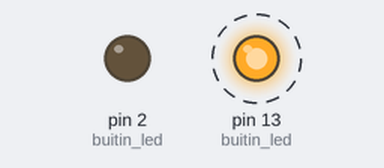
Simulated run of this program. Board: MicroPython board. Shown: output pins drawn as LEDs (lit = HIGH). Dashed ring = blinking.

Above: at 1.2 s.
Timing chart, 0 to 3.7 s (numbered marks = the images above):
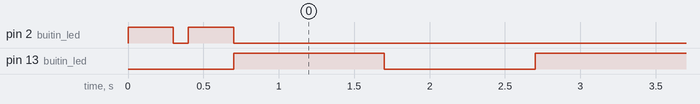

The program:

main.py
```python
from machine import Pin
from time import sleep

# Pin de Saludo
buitin_led = Pin(2, Pin.OUT)

buitin_led.on()                 # set pin to "on" (high) level
sleep(.3)
buitin_led.off()

sleep(.1)

buitin_led.on()                 # set pin to "on" (high) level
sleep(.3)
buitin_led.off()

# El pin 2 es un led azul

buitin_led = Pin(13, Pin.OUT)

buitin_led.on()                 # set pin to "on" (high) level
buitin_led.off()                # set pin to "off" (low) level

while 1:
    buitin_led.on()                 # set pin to "on" (high)
    sleep(1)
    buitin_led.off()                # set pin to "off" (low) level
    sleep(1)
```

Measured:
- by itself, pin 13 (buitin_led): alternates HIGH for 1.0 s and LOW for 1.0 s
